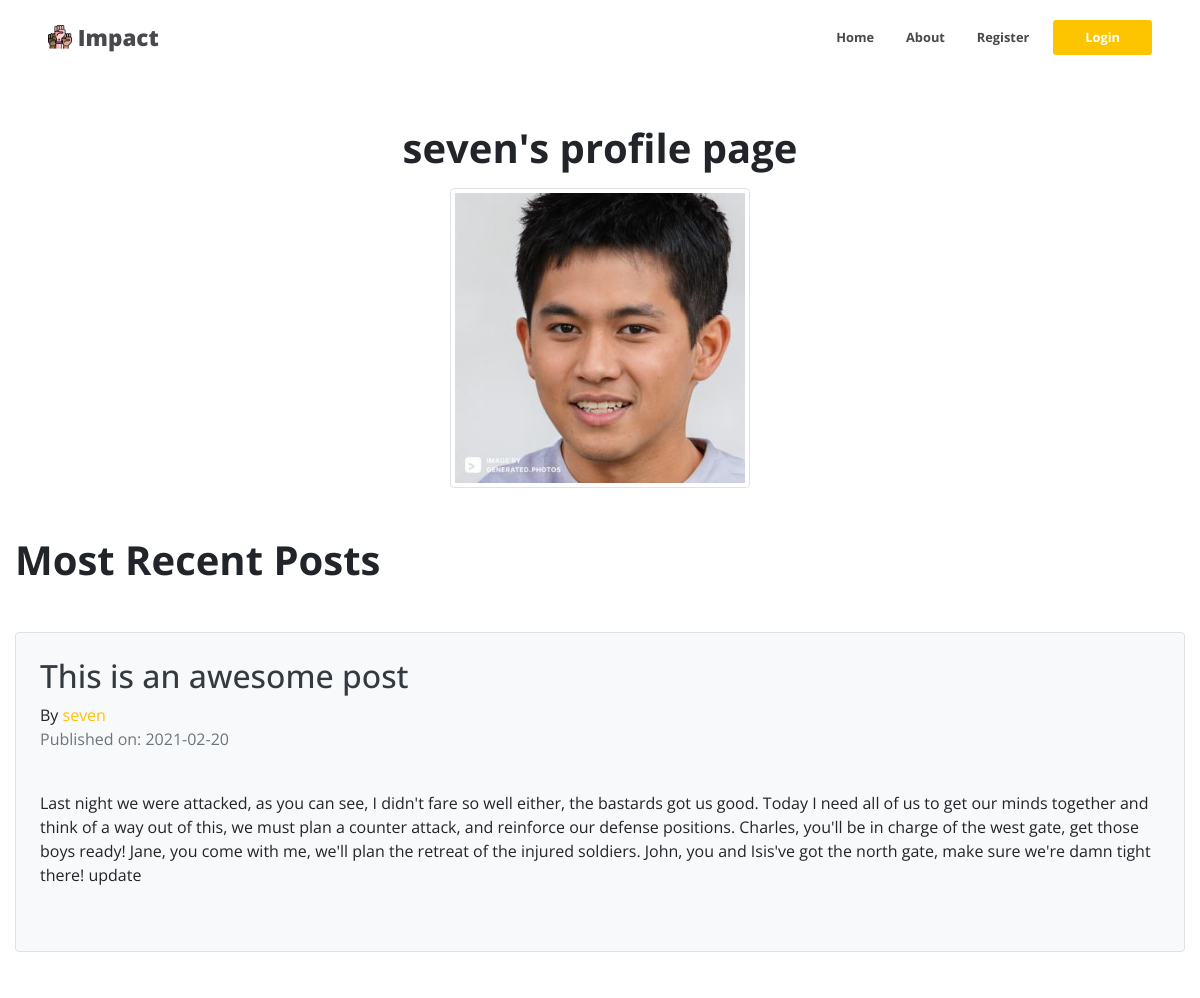
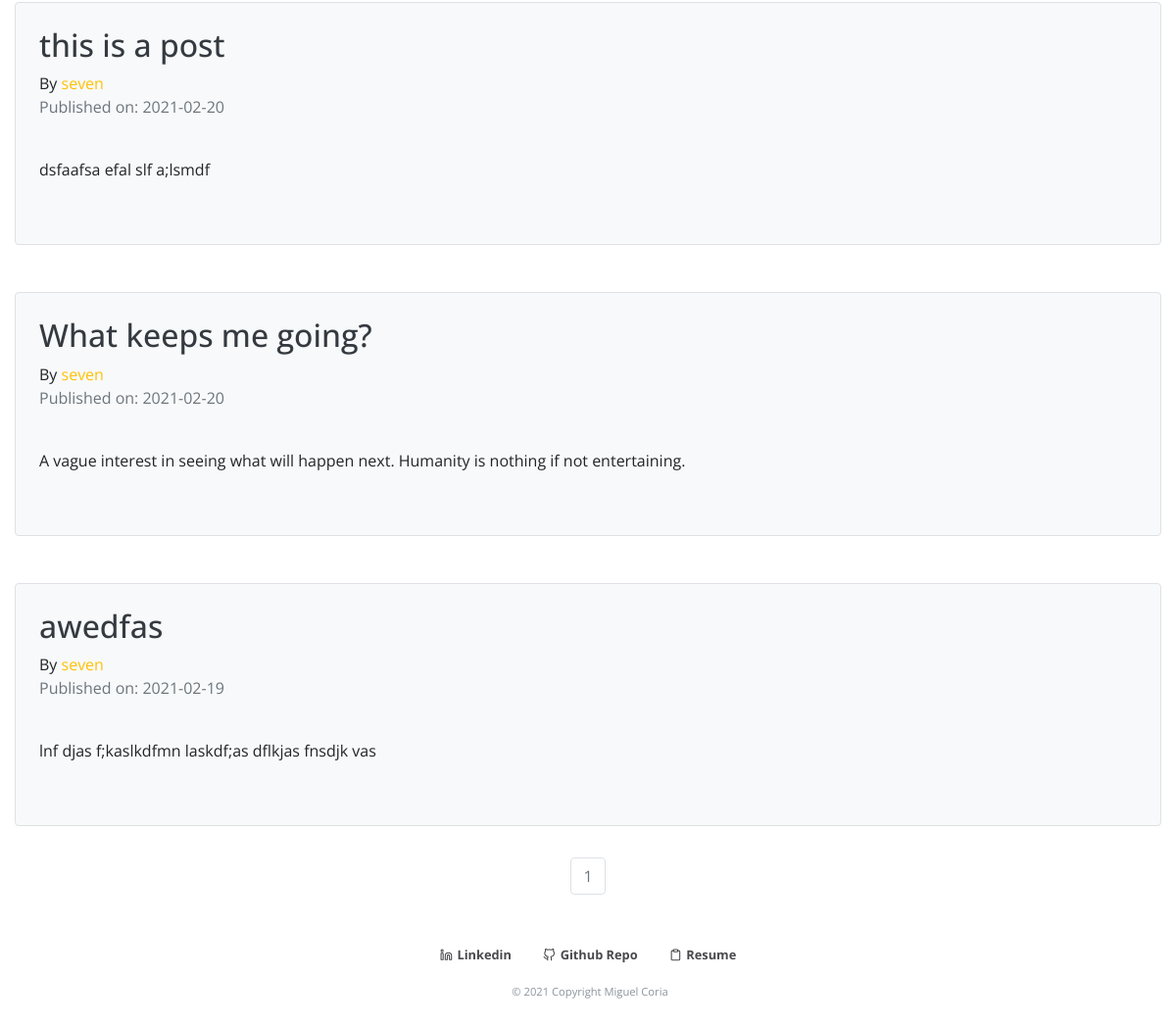
Page /seven on the committed database (2 pictures, top to bottom).
### impact/models.py (models this page shows, shortened)
class User(db.Model,UserMixin):
    __tablename__ = 'users'
    id = db.Column(db.Integer, primary_key=True)
    profile_image = db.Column(db.String(64), nullable=False, default='default_profile.png')
    email = db.Column(db.String(64), unique=True, index=True)
    username = db.Column(db.String(64), unique=True, index=True)
    password_hash = db.Column(db.String(128))
    posts = db.relationship("Post", backref="author", lazy=True)

class Post(db.Model):
    users = db.relationship(User)
    id = db.Column(db.Integer, primary_key=True)
    user_id = db.Column(db.Integer, db.ForeignKey('users.id'), nullable=False)
    date = db.Column(db.DateTime, nullable=False, default=datetime.utcnow)
    title = db.Column(db.String(140), nullable=False)
    text = db.Column(db.Text, nullable=False)

### impact/users/views.py (the view)
@users.route("/<username>")
def user_posts(username):
    page = request.args.get('page', 1, type=int)
    user = User.query.filter_by(username=username).first_or_404()
    posts = Post.query.filter_by(author=user).order_by(Post.date.desc()).paginate(page=page, per_page=5)
    return render_template('user_posts.html', posts=posts, user=user)

### impact/templates/user_posts.html
{% extends "base.html" %}
{% block content %}
<div class="">
    <div align='center'>
    <h1 class="mb-3 mt-5 font-weight-bold">{{user.username}}'s profile page</h1>
      <img class="img-thumbnail"src="{{url_for('static',filename='profile_pics/'+user.profile_image)}}" width="300">
    </div>
</div>
<div class="">
<h1 class="font-weight-bold mt-5">Most Recent Posts</h1>
{% for post in posts.items  %}
<div class="mt-5 mb-3 border rounded p-4 bg-light">
  <h2 class="text-dark"> <a class="text-dark" href="{{url_for('blog_post.blog_post',blog_post_id=post.id)}}">{{post.title}}</a> </h2>
  By <a href="{{url_for('users.user_posts',username=post.author.username)}}" class="text-warning">{{post.author.username}}</a>
  <p class='text-muted'>Published on: {{post.date.strftime("%Y-%m-%d")}}</p>
   <br>
   <p>{{post.text}}</p>
   <br>
  </div>
{% endfor %}
</div>
<nav aria-label='Page Navigation example'>
<ul class="pagination justify-content-center">
    {% for page_num in posts.iter_pages(left_edge=1,right_edge=1,left_current=1,right_current=2)  %}
      {% if posts.page == page_num %}
      <li class='page-item disabled'>
        <a class="page-link" href="{{url_for('users.user_posts',username=user.username,page=page_num)}}">{{ page_num}}</a>
      </li>
      {% else %}
      <li class='page-item'>
        <a class="page-link" href="{{url_for('users.user_posts',username=user.username,page=page_num)}}">{{ page_num}}</a>
      </li>
      {% endif %}
    {% endfor %}
  </ul>
</nav>
{% endblock %}

### impact/templates/base.html (shortened to what this page needs)
<!DOCTYPE html>
<html lang="en">
  <head>
    <link
      rel="stylesheet"
      href="https://use.fontawesome.com/releases/v5.15.2/css/all.css"
    />
    <link
      rel="stylesheet"
      href="https://maxcdn.bootstrapcdn.com/bootstrap/4.0.0/css/bootstrap.min.css"
    />
    <link href="https://unpkg.com/aos@2.3.1/dist/aos.css" rel="stylesheet" />
    <link
      rel="stylesheet"
      type="text/css"
      href="{{ url_for('static',filename='styles/main.css') }}"
    />
  </head>
  <body style="background-color: #ffffff">
    <nav class="navbar navbar-expand-md navbar-light">
      <a class="navbar-brand font-weight-bold logo-text" href="/"
        ><img
          src="{{ url_for('static', filename='images/teamwork.png') }}"
          alt=""
          class="navbar-logo-image"
        />
        Impact</a
      >
      <div class="collapse navbar-collapse" id="navbarSupportedContent">
        <ul class="navbar-nav ml-auto mb-2 mb-lg-0">
          <li class="nav-item">
            <a class="nav-link p-2" href="{{url_for('core.index')}}">Home</a>
          </li>
          {% if current_user.is_authenticated %}
          <li class="nav-item">
            <a class="nav-link p-2" href="{{ url_for('users.account')}}"
              >Account</a
            >
          </li>
          <li class="nav-item">
            <a class="nav-link p-2" href="{{ url_for('blog_post.create_post')}}"
              >Create Post</a
            >
          </li>
          <li class="nav-item">
            <a class="nav-link p-2" href="{{url_for('core.about')}}">About</a>
          </li>
          <li class="nav-item">
            <a class="nav-link p-2" href="{{ url_for('users.logout')}}"
              >Logout</a
            >
          </li>
          {% else %}
          <li class="nav-item">
            <a class="nav-link p-2" href="{{url_for('core.about')}}">About</a>
          </li>
          <li class="nav-item">
            <a class="nav-link p-2" href="{{ url_for('users.register')}}"
              >Register</a
            >
          </li>
          <li class="nav-item">
            <a
              class="nav-link nav-login-button p-2"
              href="{{ url_for('users.login')}}"
            >
              Login</a
            >
          </li>
          {% endif %}
        </ul>
      </div>
    </nav>
    <div class="container-fluid main-content d-flex flex-column">
      {% block content %} {% endblock%}
    </div>
    <footer class="text-center text-lg-start container-fluid">
      <div
        class="d-flex justify-content-center p-1"
        style="background-color: #ffffff"
      >
        <a
          class="m-3 footer-link"
          target="_blank"
          href="https://www.linkedin.com/in/miguel-coria-273888130/"
          ><span data-feather="linkedin" class="footer-icon"></span> Linkedin</a
        >
        <a
          class="m-3 footer-link"
          target="_blank"
          href="https://github.com/miguelcoria94"
          ><span data-feather="github" class="footer-icon"></span> Github
          Repo</a
        >
        <a
          class="m-3 footer-link"
          target="_blank"
          href="https://docs.google.com/document/d/16_YpkY8Qy2cX0o2C9MWXYYrV6i9SFTaa2LbqC3lco7s/edit"
          ><span data-feather="clipboard" class="footer-icon"></span> Resume</a
        >
      </div>
      <p class="pl-1 text-center footer-legal-text" href="https://mcoria.com/">
        © 2021 Copyright Miguel Coria
      </p>
    </footer>
  </body>
</html>

### impact/static/styles/main.css (style rules this page uses)
body { font-family: "Open Sans", sans-serif !important; height: 100vh; }
.main-content { min-height: 81%; }
footer { padding-bottom: 1rem; }
nav { padding: 1rem 3rem !important; background-color: #ffff; }
.navbar-logo-image { height: 1.5rem; width: auto; position: relative; bottom: 3px; }
.nav-item { padding-left: 1rem; }
.nav-link { font-size: 0.8rem !important; font-weight: bold !important; color: #49494d !important; display: flex; align-items: center; }
.nav-login-button { background-color: #fdc500 !important; color: #ffffff !important; padding-right: 2rem !important; padding-left: 2rem !important; border-radius: 0.2rem; }
.logo-text { color: #49494d !important; font-weight: 800 !important; font-size: 1.4rem !important; }
.footer-link { font-weight: bold; font-size: 0.8rem; color: #49494d; }
.footer-icon { height: 0.8rem !important; width: 0.8rem !important; margin-right: 0.1rem; position: relative; top: 1.5px; }
.footer-legal-text { color: #8b949e !important; font-size: 0.7rem !important; }

### rows in the picture
User: username "seven", profile_image (picture)
Post: title "This is an awesome post", author.username "seven", date "2021-02-20", text "Last night we were attacked, as you can see, I didn't fare so well either, the bastards got us good. Today I need all of us to get our minds together and think of a way out of this, we must plan a counter attack, and reinforce our defense positions. Charles, you'll be in charge of the west gate, get those boys ready! Jane, you come with me, we'll plan the retreat of the injured soldiers. John, you and Isis've got the north gate, make sure we're damn tight there! update"
Post: title "this is a post", author.username "seven", date "2021-02-20", text "dsfaafsa efal slf a;lsmdf"
Post: title "What keeps me going?", author.username "seven", date "2021-02-20", text "A vague interest in seeing what will happen next. Humanity is nothing if not entertaining."
Post: title "awedfas", author.username "seven", date "2021-02-19", text "lnf djas f;kaslkdfmn laskdf;as dflkjas fnsdjk vas"

### other values in the picture
{{ page_num }} "1"
